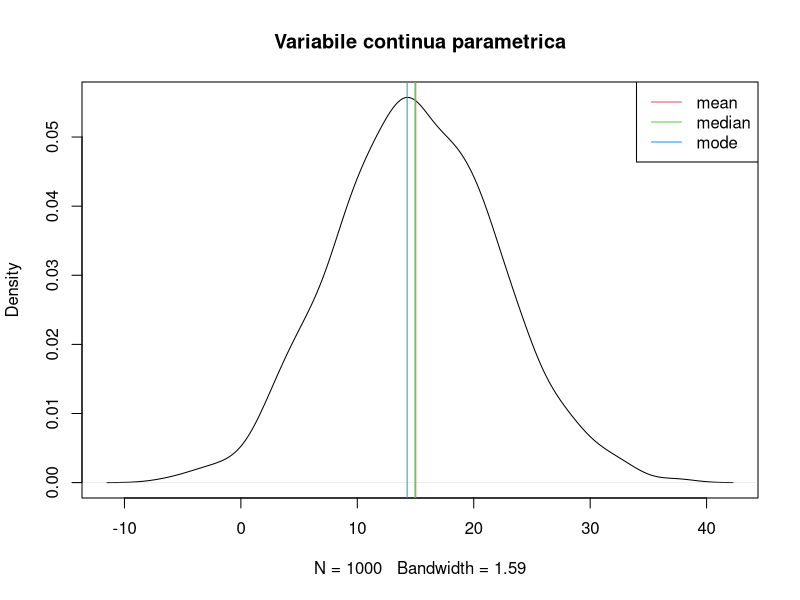
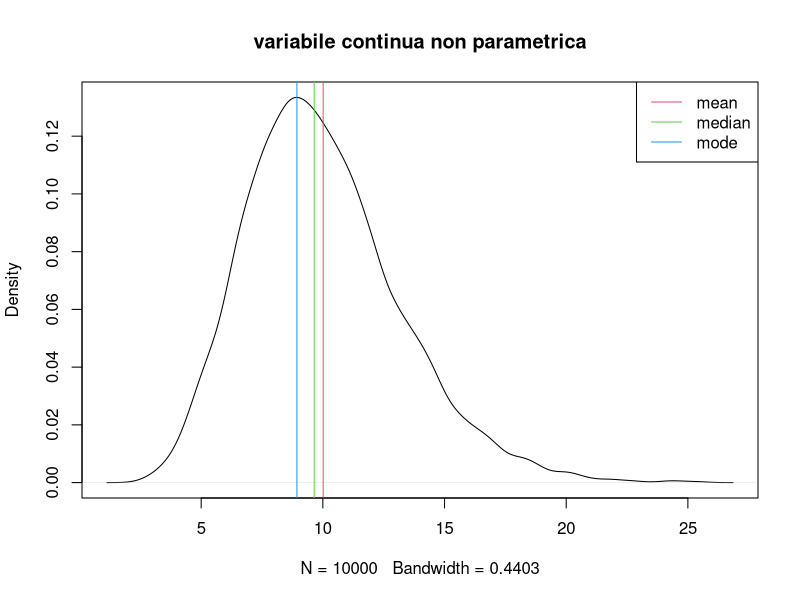
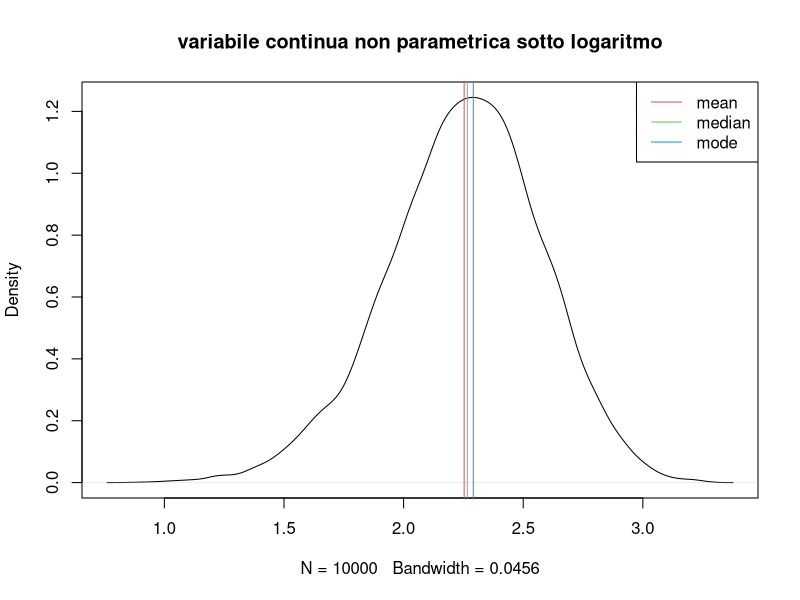
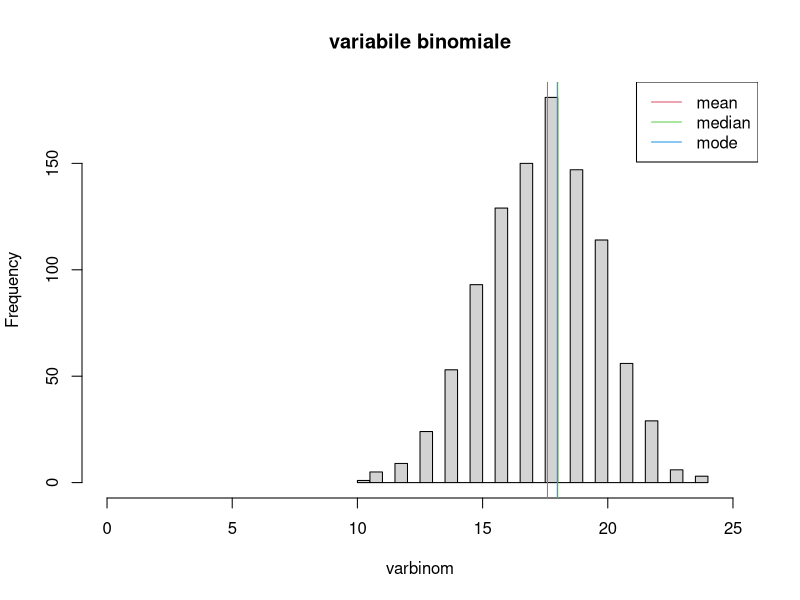
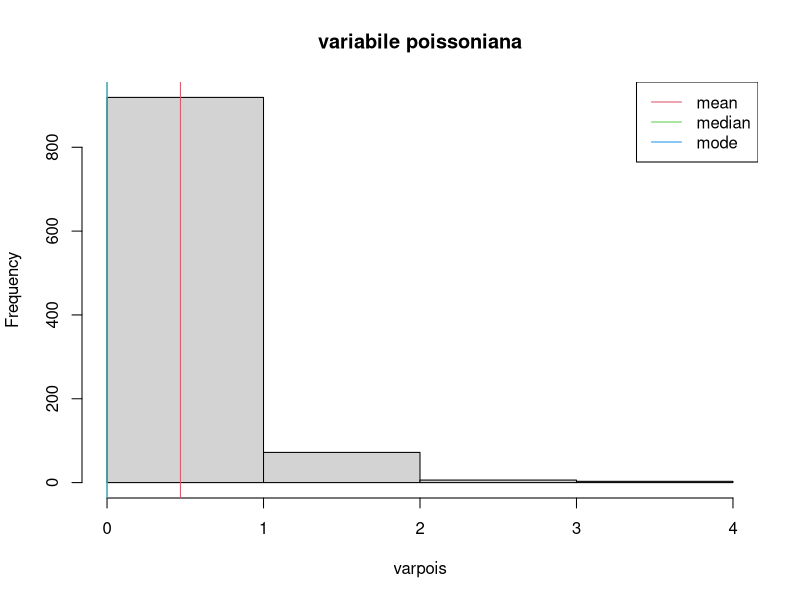
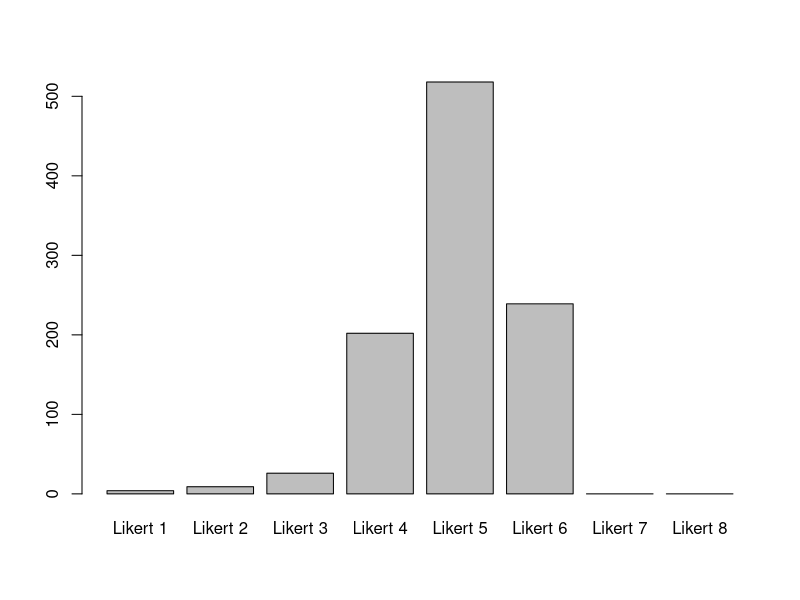
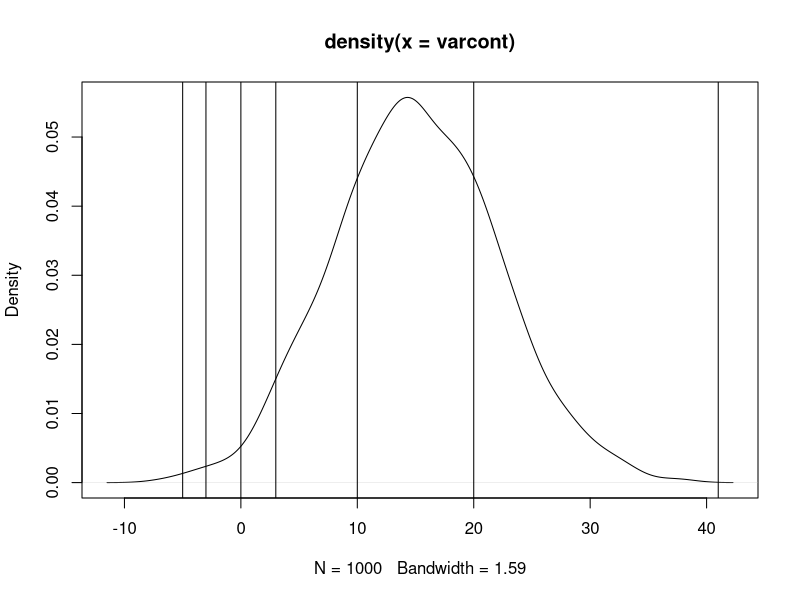

Recreate these plots in R, in order.
## ---- chunk 1
library(knitr)

my_mode <- function(x) {
  if(length(x)>1){
    return(density(x)$x[which.max(density(x)$y)])
  }else return(x)
}
## ---- chunk 2
varcont <- rnorm( n = 1000, mean = 15, sd = 7 )
plot( density( varcont ), main = "Variabile continua parametrica" )
abline(v=mean(varcont), col = 2)
abline(v=median(varcont), col = 3)
abline(v=my_mode(varcont), col = 4 ) 
legend("topright",
       lty = c(1,1,1),
       col = 2:4,
       legend = c("mean", "median", "mode"))
## ---- chunk 3
varcont2 <- rgamma( n = 10000, rate = 1, shape = 10 )
plot( density( varcont2 ) , main = "variabile continua non parametrica" )
abline(v=mean(varcont2), col = 2)
abline(v=median(varcont2), col = 3)
abline(v=my_mode(varcont2), col = 4 ) 
legend("topright",
       lty = c(1,1,1),
       col = 2:4,
       legend = c("mean", "median", "mode"))
## ---- chunk 4
varlogcont2 <- log( varcont2 )
plot( density( varlogcont2 ) , main = "variabile continua non parametrica sotto logaritmo" )
abline(v=mean(varlogcont2), col = 2)
abline(v=median(varlogcont2), col = 3)
abline(v=my_mode(varlogcont2), col = 4 ) 
legend("topright",
       lty = c(1,1,1),
       col = 2:4,
       legend = c("mean", "median", "mode"))
## ---- chunk 5
varbinom <- rbinom(n = 1000, size = 25, prob = 0.7)
hist(  varbinom , main = "variabile binomiale", breaks = 25,
       xlim = c(0,25))
abline(v=mean(varbinom), col = 2)
abline(v=median(varbinom), col = 3)
abline(v=my_mode(varbinom), col = 4 ) 
legend("topright",
       lty = c(1,1,1),
       col = 2:4,
       legend = c("mean", "median", "mode"))
## ---- chunk 6
M <- cbind(
   c( 10, 5),
   c( 7, 19)
)

chisq.test(M)
mcnemar.test(M)
## ---- chunk 7
dat <- data.frame(
   yb <- c(
     rbinom(n = 50, size = 1, prob = 0.7),
     rbinom(n = 50, size = 1, prob = 0.3)
   ),
   group = rep(c("A", "B"), each = 50)
 )

a <- aggregate( yb ~ group, data = dat, FUN = sum)
a$no <- aggregate( yb ~ group, data = dat, FUN = function(x){length(x)-sum(x)})$yb
       
chisq.test(a[,2:3])
mcnemar.test(as.matrix(a[,2:3]))
## ---- chunk 8
M <- rbind(
   c( 10, 5, 7, 8),
   c( 7, 19, 2, 100)
)

chisq.test(M)
## ---- chunk 9
varpois <- rpois(n = 1000, lambda = 0.5)
hist(  varpois , main = "variabile poissoniana", breaks = max(varpois),
       xlim = c(0,max(varpois)))
abline(v=mean(varpois), col = 2)
abline(v=median(varpois), col = 3)
abline(v=my_mode(varpois), col = 4 ) 
legend("topright",
       lty = c(1,1,1),
       col = 2:4,
       legend = c("mean", "median", "mode"))
## ---- chunk 10
varorder <- cut( varcont, breaks = c(-5, -3, 0, 3, 10, 20, 41))
levels(varorder) <- paste("Likert", 1:8)
barplot(table(varorder))

plot( density( varcont ) )
abline(v=c(-5, -3, 0, 3, 10, 20, 41))
